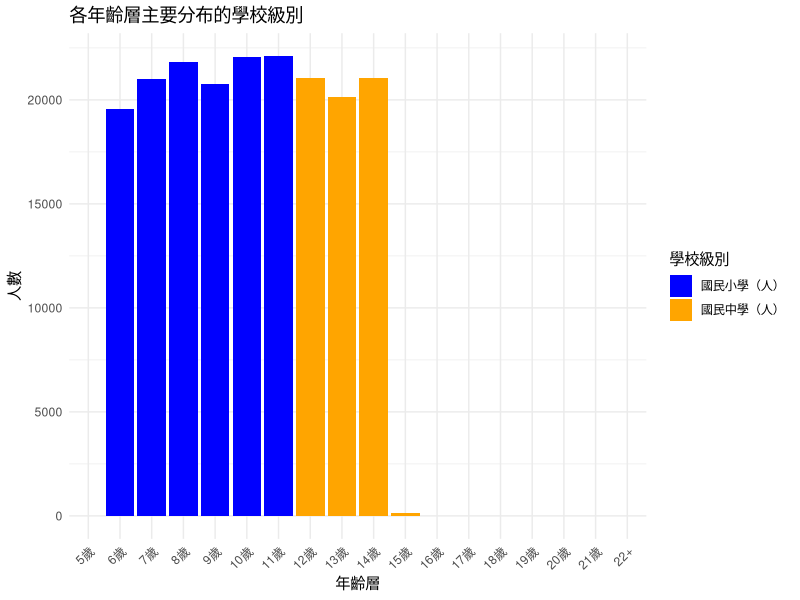

Write R code to recreate this figure.
# 匯入必要套件
library(tidyverse)

# 手動輸入數據
data <- tibble(
  年齡別 = c("5歲", "6歲", "7歲", "8歲", "9歲", "10歲", "11歲", "12歲", "13歲", "14歲", 
          "15歲", "16歲", "17歲", "18歲", "19歲", "20歲", "21歲", "22歲以上"),
  `國民小學（人）` = c(13, 19553, 21008, 21833, 20770, 22054, 22100, 65, 2, 0, 0, 0, 0, 0, 0, 0, 0, 0),
  `國民中學（人）` = c(0, 0, 0, 0, 0, 0, 30, 21048, 20161, 21040, 135, 5, 0, 0, 0, 0, 0, 0),
  `高級中等學校（人）` = c(0, 0, 0, 0, 0, 0, 0, 0, 0, 101, 25680, 26360, 25756, 1579, 387, 157, 63, 642)
)

# 數據清理
cleaned_data <- data %>%
  mutate(
    年齡別 = case_when(
      年齡別 == "22歲以上" ~ "22+",
      TRUE ~ 年齡別
    ),
    年齡別 = factor(年齡別, levels = c("5歲", "6歲", "7歲", "8歲", "9歲", "10歲", "11歲",
                                 "12歲", "13歲", "14歲", "15歲", "16歲", "17歲",
                                 "18歲", "19歲", "20歲", "21歲", "22+"))
  )

# 將數據轉換為長格式
long_data <- cleaned_data %>%
  pivot_longer(cols = starts_with("國民"), names_to = "學校級別", values_to = "人數")

# 確保數據中包含所有學校級別，即便某些學校級別人數為零
age_school_distribution <- long_data %>%
  group_by(年齡別) %>%
  filter(人數 == max(人數)) %>%  # 取出每個年齡層人數最多的學校級別
  ungroup()

# 確認數據正確性
print(age_school_distribution)

# 繪製圖表：包含高級中等學校
age_school_distribution %>%
  ggplot(aes(x = 年齡別, y = 人數, fill = 學校級別)) +
  geom_col() +
  scale_fill_manual(
    values = c("國民小學（人）" = "blue", "國民中學（人）" = "orange", "高級中等學校（人）" = "green"),
    breaks = c("國民小學（人）", "國民中學（人）", "高級中等學校（人）")
  ) +
  labs(
    title = "各年齡層主要分布的學校級別",
    x = "年齡層",
    y = "人數",
    fill = "學校級別"
  ) +
  theme_minimal() +
  theme(axis.text.x = element_text(angle = 45, hjust = 1))

